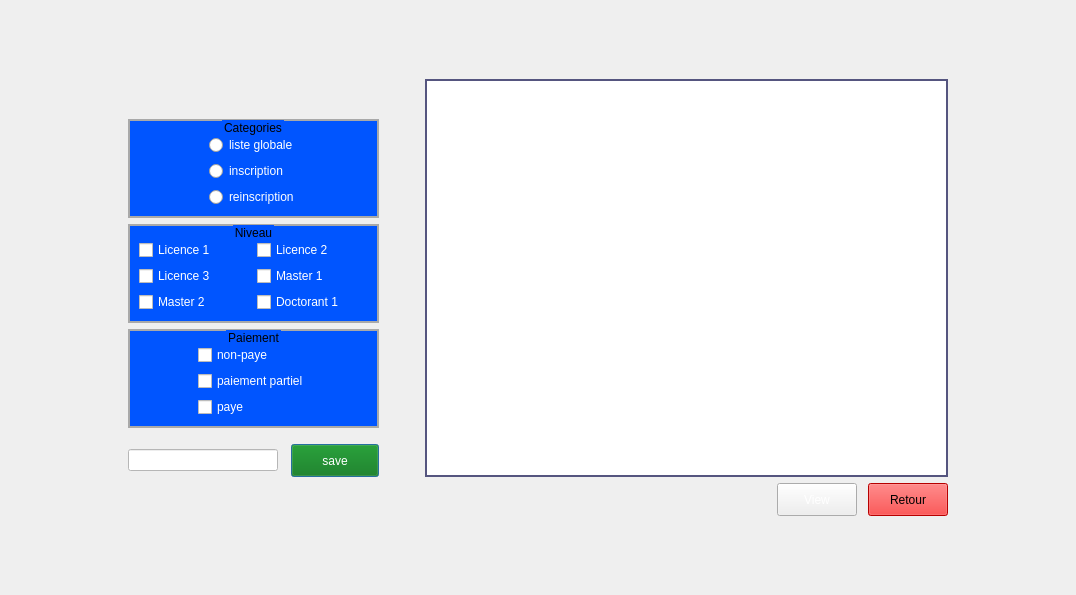
<?xml version="1.0" encoding="UTF-8"?>
<ui version="4.0">
 <class>liste_generale</class>
 <widget class="QDialog" name="liste_generale">
  <property name="geometry">
   <rect>
    <x>0</x>
    <y>0</y>
    <width>1076</width>
    <height>595</height>
   </rect>
  </property>
  <property name="windowTitle">
   <string>Suivi financier</string>
  </property>
  <layout class="QGridLayout" name="gridLayout_4">
   <item row="0" column="1">
    <spacer name="verticalSpacer_5">
     <property name="orientation">
      <enum>Qt::Vertical</enum>
     </property>
     <property name="sizeHint" stdset="0">
      <size>
       <width>20</width>
       <height>32</height>
      </size>
     </property>
    </spacer>
   </item>
   <item row="1" column="0">
    <spacer name="horizontalSpacer_9">
     <property name="orientation">
      <enum>Qt::Horizontal</enum>
     </property>
     <property name="sizeHint" stdset="0">
      <size>
       <width>62</width>
       <height>20</height>
      </size>
     </property>
    </spacer>
   </item>
   <item row="1" column="1" colspan="2">
    <layout class="QVBoxLayout" name="verticalLayout_2">
     <item>
      <layout class="QHBoxLayout" name="horizontalLayout_2">
       <item>
        <layout class="QVBoxLayout" name="verticalLayout">
         <item>
          <spacer name="verticalSpacer_6">
           <property name="orientation">
            <enum>Qt::Vertical</enum>
           </property>
           <property name="sizeHint" stdset="0">
            <size>
             <width>20</width>
             <height>40</height>
            </size>
           </property>
          </spacer>
         </item>
         <item>
          <widget class="QGroupBox" name="groupBox_3">
           <property name="styleSheet">
            <string notr="true">QGroupBox{
background-color: rgb(0, 85, 255);
	color: #000;
	border: 2px solid darkgray;
}</string>
           </property>
           <property name="title">
            <string>Categories</string>
           </property>
           <property name="alignment">
            <set>Qt::AlignCenter</set>
           </property>
           <layout class="QGridLayout" name="gridLayout_3">
            <item row="0" column="1">
             <spacer name="verticalSpacer_3">
              <property name="orientation">
               <enum>Qt::Vertical</enum>
              </property>
              <property name="sizeType">
               <enum>QSizePolicy::Fixed</enum>
              </property>
              <property name="sizeHint" stdset="0">
               <size>
                <width>20</width>
                <height>5</height>
               </size>
              </property>
             </spacer>
            </item>
            <item row="2" column="1">
             <widget class="QRadioButton" name="radioButton_inscription">
              <property name="styleSheet">
               <string notr="true">color: rgb(255, 255, 255);</string>
              </property>
              <property name="text">
               <string>inscription</string>
              </property>
             </widget>
            </item>
            <item row="1" column="2" rowspan="3">
             <spacer name="horizontalSpacer_3">
              <property name="orientation">
               <enum>Qt::Horizontal</enum>
              </property>
              <property name="sizeHint" stdset="0">
               <size>
                <width>40</width>
                <height>20</height>
               </size>
              </property>
             </spacer>
            </item>
            <item row="1" column="1">
             <widget class="QRadioButton" name="radioButton_listGen">
              <property name="styleSheet">
               <string notr="true">color: rgb(255, 255, 255);</string>
              </property>
              <property name="text">
               <string>liste globale</string>
              </property>
             </widget>
            </item>
            <item row="1" column="0" rowspan="3">
             <spacer name="horizontalSpacer_2">
              <property name="orientation">
               <enum>Qt::Horizontal</enum>
              </property>
              <property name="sizeHint" stdset="0">
               <size>
                <width>40</width>
                <height>20</height>
               </size>
              </property>
             </spacer>
            </item>
            <item row="3" column="1">
             <widget class="QRadioButton" name="radioButton_reinscription">
              <property name="cursor">
               <cursorShape>PointingHandCursor</cursorShape>
              </property>
              <property name="styleSheet">
               <string notr="true">color: rgb(255, 255, 255);</string>
              </property>
              <property name="text">
               <string>reinscription</string>
              </property>
             </widget>
            </item>
           </layout>
          </widget>
         </item>
         <item>
          <widget class="QGroupBox" name="groupBox">
           <property name="styleSheet">
            <string notr="true">QGroupBox{
background-color: rgb(0, 85, 255);
	color: #000;
	border: 2px solid darkgray;
}</string>
           </property>
           <property name="title">
            <string>Niveau</string>
           </property>
           <property name="alignment">
            <set>Qt::AlignCenter</set>
           </property>
           <layout class="QGridLayout" name="gridLayout_2">
            <item row="3" column="1">
             <widget class="QCheckBox" name="D1">
              <property name="styleSheet">
               <string notr="true">color: rgb(255, 255, 255);</string>
              </property>
              <property name="text">
               <string>Doctorant 1</string>
              </property>
             </widget>
            </item>
            <item row="3" column="0">
             <widget class="QCheckBox" name="M1">
              <property name="styleSheet">
               <string notr="true">color: rgb(255, 255, 255);
</string>
              </property>
              <property name="text">
               <string>Master 2</string>
              </property>
             </widget>
            </item>
            <item row="1" column="1">
             <widget class="QCheckBox" name="L2">
              <property name="styleSheet">
               <string notr="true">color: rgb(255, 255, 255);</string>
              </property>
              <property name="text">
               <string>Licence 2</string>
              </property>
             </widget>
            </item>
            <item row="2" column="1">
             <widget class="QCheckBox" name="M2">
              <property name="styleSheet">
               <string notr="true">color: rgb(255, 255, 255);</string>
              </property>
              <property name="text">
               <string>Master 1</string>
              </property>
             </widget>
            </item>
            <item row="1" column="0">
             <widget class="QCheckBox" name="L1">
              <property name="styleSheet">
               <string notr="true">color: rgb(255, 255, 255);</string>
              </property>
              <property name="text">
               <string>Licence 1</string>
              </property>
             </widget>
            </item>
            <item row="2" column="0">
             <widget class="QCheckBox" name="L3">
              <property name="styleSheet">
               <string notr="true">color: rgb(255, 255, 255);</string>
              </property>
              <property name="text">
               <string>Licence 3</string>
              </property>
             </widget>
            </item>
            <item row="0" column="0">
             <spacer name="verticalSpacer_2">
              <property name="orientation">
               <enum>Qt::Vertical</enum>
              </property>
              <property name="sizeType">
               <enum>QSizePolicy::Fixed</enum>
              </property>
              <property name="sizeHint" stdset="0">
               <size>
                <width>20</width>
                <height>5</height>
               </size>
              </property>
             </spacer>
            </item>
           </layout>
          </widget>
         </item>
         <item>
          <widget class="QGroupBox" name="groupBox_2">
           <property name="styleSheet">
            <string notr="true">QGroupBox{
background-color: rgb(0, 85, 255);
	color: #000;
	border: 2px solid darkgray;
}</string>
           </property>
           <property name="title">
            <string>Paiement</string>
           </property>
           <property name="alignment">
            <set>Qt::AlignCenter</set>
           </property>
           <layout class="QGridLayout" name="gridLayout">
            <item row="1" column="1">
             <widget class="QCheckBox" name="non_paye">
              <property name="styleSheet">
               <string notr="true">color: rgb(255, 255, 255);</string>
              </property>
              <property name="text">
               <string>non-paye</string>
              </property>
             </widget>
            </item>
            <item row="3" column="1">
             <widget class="QCheckBox" name="paye">
              <property name="styleSheet">
               <string notr="true">color: rgb(255, 255, 255);</string>
              </property>
              <property name="text">
               <string>paye</string>
              </property>
             </widget>
            </item>
            <item row="1" column="0" rowspan="3">
             <spacer name="horizontalSpacer_5">
              <property name="orientation">
               <enum>Qt::Horizontal</enum>
              </property>
              <property name="sizeHint" stdset="0">
               <size>
                <width>40</width>
                <height>20</height>
               </size>
              </property>
             </spacer>
            </item>
            <item row="1" column="2" rowspan="3">
             <spacer name="horizontalSpacer_4">
              <property name="orientation">
               <enum>Qt::Horizontal</enum>
              </property>
              <property name="sizeHint" stdset="0">
               <size>
                <width>40</width>
                <height>20</height>
               </size>
              </property>
             </spacer>
            </item>
            <item row="2" column="1">
             <widget class="QCheckBox" name="partiel">
              <property name="styleSheet">
               <string notr="true">color: rgb(255, 255, 255);</string>
              </property>
              <property name="text">
               <string>paiement partiel</string>
              </property>
             </widget>
            </item>
            <item row="0" column="1">
             <spacer name="verticalSpacer">
              <property name="orientation">
               <enum>Qt::Vertical</enum>
              </property>
              <property name="sizeType">
               <enum>QSizePolicy::Fixed</enum>
              </property>
              <property name="sizeHint" stdset="0">
               <size>
                <width>20</width>
                <height>5</height>
               </size>
              </property>
             </spacer>
            </item>
           </layout>
          </widget>
         </item>
         <item>
          <spacer name="verticalSpacer_4">
           <property name="orientation">
            <enum>Qt::Vertical</enum>
           </property>
           <property name="sizeType">
            <enum>QSizePolicy::Fixed</enum>
           </property>
           <property name="sizeHint" stdset="0">
            <size>
             <width>20</width>
             <height>10</height>
            </size>
           </property>
          </spacer>
         </item>
         <item>
          <layout class="QHBoxLayout" name="horizontalLayout">
           <item>
            <widget class="QLineEdit" name="filename">
             <property name="minimumSize">
              <size>
               <width>150</width>
               <height>0</height>
              </size>
             </property>
             <property name="maximumSize">
              <size>
               <width>150</width>
               <height>16777215</height>
              </size>
             </property>
             <property name="styleSheet">
              <string notr="true">QLineEdit{
	background-color: #fff;
	color:  #000;
}</string>
             </property>
            </widget>
           </item>
           <item>
            <spacer name="horizontalSpacer">
             <property name="orientation">
              <enum>Qt::Horizontal</enum>
             </property>
             <property name="sizeHint" stdset="0">
              <size>
               <width>7</width>
               <height>20</height>
              </size>
             </property>
            </spacer>
           </item>
           <item>
            <widget class="QPushButton" name="save">
             <property name="styleSheet">
              <string notr="true">QPushButton{
	color: rgb(255, 255, 255);
	background-color: rgb(0, 113, 0);
	height: 25px;
	width: 80px;
	font: 81 italic 12pt &quot;Fira Sans Compressed ExtraBold&quot;;
}

QPushButton:pressed{
	background-color: rgb(0, 85, 0);
}</string>
             </property>
             <property name="text">
              <string>save</string>
             </property>
            </widget>
           </item>
          </layout>
         </item>
        </layout>
       </item>
       <item>
        <spacer name="horizontalSpacer_6">
         <property name="orientation">
          <enum>Qt::Horizontal</enum>
         </property>
         <property name="sizeType">
          <enum>QSizePolicy::Fixed</enum>
         </property>
         <property name="sizeHint" stdset="0">
          <size>
           <width>40</width>
           <height>25</height>
          </size>
         </property>
        </spacer>
       </item>
       <item>
        <widget class="QTableView" name="vue">
         <property name="minimumSize">
          <size>
           <width>523</width>
           <height>0</height>
          </size>
         </property>
         <property name="maximumSize">
          <size>
           <width>523</width>
           <height>16777215</height>
          </size>
         </property>
         <property name="styleSheet">
          <string notr="true">QTableView{
	border: 2px solid rgb(85, 85, 127);
	background-color: #fff;
	color: black;
}</string>
         </property>
        </widget>
       </item>
      </layout>
     </item>
     <item>
      <layout class="QHBoxLayout" name="horizontalLayout_3">
       <item>
        <spacer name="horizontalSpacer_7">
         <property name="orientation">
          <enum>Qt::Horizontal</enum>
         </property>
         <property name="sizeHint" stdset="0">
          <size>
           <width>258</width>
           <height>20</height>
          </size>
         </property>
        </spacer>
       </item>
       <item>
        <widget class="QPushButton" name="view">
         <property name="styleSheet">
          <string notr="true">QPushButton{
	color: rgb(255, 255, 255);
	height: 25px;
	font: 81 11pt &quot;Fira Sans Compressed ExtraBold&quot;;
}</string>
         </property>
         <property name="text">
          <string>View</string>
         </property>
        </widget>
       </item>
       <item>
        <spacer name="horizontalSpacer_8">
         <property name="orientation">
          <enum>Qt::Horizontal</enum>
         </property>
         <property name="sizeType">
          <enum>QSizePolicy::Fixed</enum>
         </property>
         <property name="sizeHint" stdset="0">
          <size>
           <width>5</width>
           <height>20</height>
          </size>
         </property>
        </spacer>
       </item>
       <item>
        <widget class="QPushButton" name="logout">
         <property name="styleSheet">
          <string notr="true">QPushButton{
	height: 25px;
	font: 81 Italic 11pt &quot;Fira Sans Compressed ExtraBold&quot;;
	color: black;
	background-color: red;
}

QpushButton:pressed{
	background-color: rgb(182, 7, 7);
}</string>
         </property>
         <property name="text">
          <string>Retour</string>
         </property>
        </widget>
       </item>
      </layout>
     </item>
    </layout>
   </item>
   <item row="1" column="3">
    <spacer name="horizontalSpacer_10">
     <property name="orientation">
      <enum>Qt::Horizontal</enum>
     </property>
     <property name="sizeHint" stdset="0">
      <size>
       <width>61</width>
       <height>20</height>
      </size>
     </property>
    </spacer>
   </item>
   <item row="2" column="2">
    <spacer name="verticalSpacer_7">
     <property name="orientation">
      <enum>Qt::Vertical</enum>
     </property>
     <property name="sizeHint" stdset="0">
      <size>
       <width>20</width>
       <height>32</height>
      </size>
     </property>
    </spacer>
   </item>
  </layout>
 </widget>
 <resources/>
 <connections/>
</ui>
